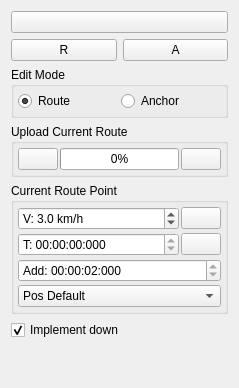
                  <widget class="QWidget" name="scrollAreaWidgetContents_3">
                   <property name="geometry">
                    <rect>
                     <x>0</x>
                     <y>0</y>
                     <width>239</width>
                     <height>388</height>
                    </rect>
                   </property>
                   <layout class="QVBoxLayout" name="verticalLayout_23">
                    <item>
                     <widget class="QPushButton" name="mapEditHelpButton">
                      <property name="toolTip">
                       <string>Show keyboard shortcuts</string>
                      </property>
                      <property name="text">
                       <string/>
                      </property>
                      <property name="icon">
                       <iconset resource="resources.qrc">
                        <normaloff>:/models/Icons/Help-96.png</normaloff>:/models/Icons/Help-96.png</iconset>
                      </property>
                     </widget>
                    </item>
                    <item>
                     <layout class="QHBoxLayout" name="horizontalLayout_5">
                      <item>
                       <widget class="QPushButton" name="mapRemoveRouteButton">
                        <property name="toolTip">
                         <string>Delete current route</string>
                        </property>
                        <property name="text">
                         <string>R</string>
                        </property>
                        <property name="icon">
                         <iconset resource="resources.qrc">
                          <normaloff>:/models/Icons/Delete2-96.png</normaloff>:/models/Icons/Delete2-96.png</iconset>
                        </property>
                       </widget>
                      </item>
                      <item>
                       <widget class="QPushButton" name="removeAnchorsButton">
                        <property name="toolTip">
                         <string>Delete anchors</string>
                        </property>
                        <property name="text">
                         <string>A</string>
                        </property>
                        <property name="icon">
                         <iconset resource="resources.qrc">
                          <normaloff>:/models/Icons/Delete2-96.png</normaloff>:/models/Icons/Delete2-96.png</iconset>
                        </property>
                       </widget>
                      </item>
                     </layout>
                    </item>
                    <item>
                     <widget class="QGroupBox" name="groupBox_8">
                      <property name="title">
                       <string>Edit Mode</string>
                      </property>
                      <layout class="QHBoxLayout" name="horizontalLayout_15">
                       <property name="spacing">
                        <number>2</number>
                       </property>
                       <property name="leftMargin">
                        <number>4</number>
                       </property>
                       <property name="topMargin">
                        <number>4</number>
                       </property>
                       <property name="rightMargin">
                        <number>4</number>
                       </property>
                       <property name="bottomMargin">
                        <number>4</number>
                       </property>
                       <item>
                        <widget class="QRadioButton" name="modeRouteButton">
                         <property name="text">
                          <string>Route</string>
                         </property>
                         <property name="checked">
                          <bool>true</bool>
                         </property>
                        </widget>
                       </item>
                       <item>
                        <widget class="QRadioButton" name="modeAnchorButton">
                         <property name="text">
                          <string>Anchor</string>
                         </property>
                        </widget>
                       </item>
                      </layout>
                     </widget>
                    </item>
                    <item>
                     <widget class="QGroupBox" name="groupBox_6">
                      <property name="title">
                       <string>Upload Current Route</string>
                      </property>
                      <layout class="QHBoxLayout" name="horizontalLayout_9">
                       <property name="spacing">
                        <number>2</number>
                       </property>
                       <property name="leftMargin">
                        <number>4</number>
                       </property>
                       <property name="topMargin">
                        <number>4</number>
                       </property>
                       <property name="rightMargin">
                        <number>4</number>
                       </property>
                       <property name="bottomMargin">
                        <number>4</number>
                       </property>
                       <item>
                        <widget class="QPushButton" name="mapGetRouteButton">
                         <property name="toolTip">
                          <string>Read route from car</string>
                         </property>
                         <property name="text">
                          <string/>
                         </property>
                         <property name="icon">
                          <iconset resource="resources.qrc">
                           <normaloff>:/models/Icons/Upload-96.png</normaloff>:/models/Icons/Upload-96.png</iconset>
                         </property>
                        </widget>
                       </item>
                       <item>
                        <widget class="QProgressBar" name="mapUploadRouteProgressBar">
                         <property name="value">
                          <number>0</number>
                         </property>
                        </widget>
                       </item>
                       <item>
                        <widget class="QPushButton" name="mapUploadRouteButton">
                         <property name="sizePolicy">
                          <sizepolicy hsizetype="Fixed" vsizetype="Fixed">
                           <horstretch>0</horstretch>
                           <verstretch>0</verstretch>
                          </sizepolicy>
                         </property>
                         <property name="toolTip">
                          <string>Write route to car</string>
                         </property>
                         <property name="text">
                          <string/>
                         </property>
                         <property name="icon">
                          <iconset resource="resources.qrc">
                           <normaloff>:/models/Icons/Download-96.png</normaloff>:/models/Icons/Download-96.png</iconset>
                         </property>
                        </widget>
                       </item>
                      </layout>
                     </widget>
                    </item>
                    <item>
                     <widget class="QGroupBox" name="groupBox_9">
                      <property name="title">
                       <string>Current Route Point</string>
                      </property>
                      <layout class="QGridLayout" name="gridLayout_6">
                       <property name="leftMargin">
                        <number>4</number>
                       </property>
                       <property name="topMargin">
                        <number>4</number>
                       </property>
                       <property name="rightMargin">
                        <number>4</number>
                       </property>
                       <property name="bottomMargin">
                        <number>4</number>
                       </property>
                       <property name="horizontalSpacing">
                        <number>2</number>
                       </property>
                       <property name="verticalSpacing">
                        <number>3</number>
                       </property>
                       <item row="1" column="0">
                        <widget class="QTimeEdit" name="mapRouteTimeEdit">
                         <property name="displayFormat">
                          <string>T: HH:mm:ss:zzz</string>
                         </property>
                        </widget>
                       </item>
                       <item row="0" column="1">
                        <widget class="QPushButton" name="mapUpdateSpeedButton">
                         <property name="sizePolicy">
                          <sizepolicy hsizetype="Fixed" vsizetype="Fixed">
                           <horstretch>0</horstretch>
                           <verstretch>0</verstretch>
                          </sizepolicy>
                         </property>
                         <property name="toolTip">
                          <string>Set selected speed on all points</string>
                         </property>
                         <property name="text">
                          <string/>
                         </property>
                         <property name="icon">
                          <iconset resource="resources.qrc">
                           <normaloff>:/models/Icons/Available Updates-96.png</normaloff>:/models/Icons/Available Updates-96.png</iconset>
                         </property>
                        </widget>
                       </item>
                       <item row="1" column="1">
                        <widget class="QPushButton" name="mapUpdateTimeButton">
                         <property name="toolTip">
                          <string>Set start time to a specified time from now</string>
                         </property>
                         <property name="text">
                          <string/>
                         </property>
                         <property name="icon">
                          <iconset resource="resources.qrc">
                           <normaloff>:/models/Icons/Clock-96.png</normaloff>:/models/Icons/Clock-96.png</iconset>
                         </property>
                        </widget>
                       </item>
                       <item row="2" column="0" colspan="2">
                        <widget class="QTimeEdit" name="mapRouteAddTimeEdit">
                         <property name="toolTip">
                          <string>Time to add to each new route point from previous point</string>
                         </property>
                         <property name="displayFormat">
                          <string>'Add': HH:mm:ss:zzz</string>
                         </property>
                         <property name="time">
                          <time>
                           <hour>0</hour>
                           <minute>0</minute>
                           <second>2</second>
                          </time>
                         </property>
                        </widget>
                       </item>
                       <item row="0" column="0">
                        <widget class="QDoubleSpinBox" name="mapRouteSpeedBox">
                         <property name="prefix">
                          <string>V: </string>
                         </property>
                         <property name="suffix">
                          <string> km/h</string>
                         </property>
                         <property name="decimals">
                          <number>1</number>
                         </property>
                         <property name="maximum">
                          <double>120.000000000000000</double>
                         </property>
                         <property name="value">
                          <double>3.000000000000000</double>
                         </property>
                        </widget>
                       </item>
                       <item row="3" column="0" colspan="2">
                        <widget class="QComboBox" name="mapRoutePosAttrBox">
                         <item>
                          <property name="text">
                           <string>Pos Default</string>
                          </property>
                         </item>
                         <item>
                          <property name="text">
                           <string>Pos RTK</string>
                          </property>
                         </item>
                         <item>
                          <property name="text">
                           <string>Pos UWB</string>
                          </property>
                         </item>
                         <item>
                          <property name="text">
                           <string>Pos Combined</string>
                          </property>
                         </item>
                        </widget>
                       </item>
                      </layout>
                     </widget>
                    </item>
                    <item>
                     <widget class="QCheckBox" name="implementdownBox">
                      <property name="toolTip">
                       <string>Implement on the tractor down</string>
                      </property>
                      <property name="text">
                       <string>Implement down</string>
                      </property>
                      <property name="checked">
                       <bool>true</bool>
                      </property>
                     </widget>
                    </item>
                    <item>
                     <spacer name="verticalSpacer_4">
                      <property name="orientation">
                       <enum>Qt::Orientation::Vertical</enum>
                      </property>
                      <property name="sizeHint" stdset="0">
                       <size>
                        <width>20</width>
                        <height>208</height>
                       </size>
                      </property>
                     </spacer>
                    </item>
                   </layout>
                  </widget>
